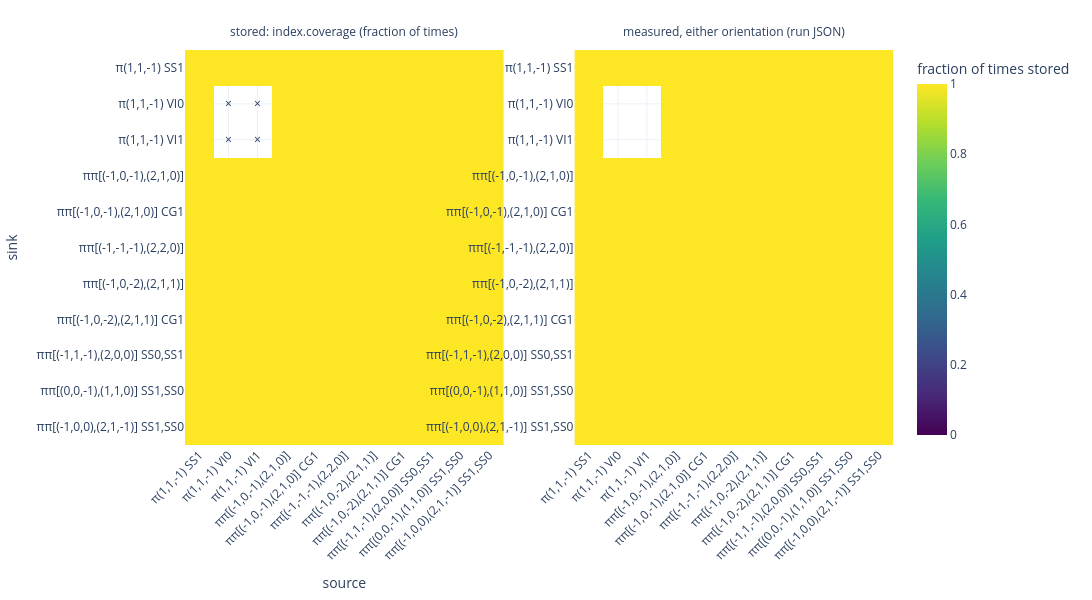

Write notebook code for a chart like this one.
### Markdown cell above
### Coverage: which cells could a matrix read?

`index.coverage(ops)` answers, per time and cell, whether `matrix()` would find that
cell: the same key-form rules and Hermitian completion, but no samples read. Compare
with what the extraction run says was *measured* (`measured_orientation_snk_src`):
Sigmond's `HermMat` records keep one orientation per pair, so a pair with neither
orientation measured cannot be stored at all.

### Code cell
cov = index.coverage(ALL_OPS)            # bool xarray (time, sink, source); nothing read
print(cov.dims, cov.shape, "| key form:", cov.attrs["key_form"], "| times", int(cov.time[0]), "..", int(cov.time[-1]))

measured = np.array(RUN_META["measured_orientation_snk_src"])
either = (measured + measured.T) > 0
ticks = [o.compact_str for o in ALL_OPS]

fig = slp.figure(1, 2, figsize=(15, 6))
plot_coverage(cov, labels="short", axes=fig.axes(0, 0), title="stored: index.coverage (fraction of times)")
right = fig.axes(0, 1)
right.heatmap(np.where(either, 1.0, np.nan), cmap="viridis", vmin=0, vmax=1, origin="upper", colorbar=False)
right.ticks("x", range(n), ticks, rotation=45)
right.ticks("y", range(n), ticks)
right.set(title="measured, either orientation (run JSON)")
show(fig)
print("coverage agrees with the run's record:", np.array_equal(cov.values.any(axis=0), either))

### Figure 1 — Plotly figure (JSON) as saved in the notebook; plotly's stock layout.template omitted (floating-point values rounded to 4 significant figures)
{"data": [{"colorbar": {"title": {"text": "fraction of times stored"}}, "colorscale": [[0, "#440154"], [0.1111, "#482878"], [0.2222, "#3e4989"], [0.3333, "#31688e"], [0.4444, "#26828e"], [0.5556, "#1f9e89"], [0.6667, "#35b779"], [0.7778, "#6ece58"], [0.8889, "#b5de2b"], [1, "#fde725"]], "hoverinfo": "text", "showscale": true, "text": [["pion P=(1,1,-1) Ep_2 SS_1<br>pion P=(1,1,-1) Ep_2 SS_1<br>40/40 times: 1..40", "pion P=(1,1,-1) Ep_2 SS_1<br>pion P=(1,1,-1) Ep_2 VI_0<br>40/40 times: 1..40", "pion P=(1,1,-1) Ep_2 SS_1<br>pion P=(1,1,-1) Ep_2 VI_1<br>40/40 times: 1..40", "pion P=(1,1,-1) Ep_2 SS_1<br>isotriplet_pion_pion Ep_2 [P=(-1,0,-1) A2m SS_0] [P=(2,1,0) A2m SS_0]<br>40/40 times: 1..40", "pion P=(1,1,-1) Ep_2 SS_1<br>isotriplet_pion_pion Ep_2 CG_1 [P=(-1,0,-1) A2m SS_0] [P=(2,1,0) A2m SS_0]<br>40/40 times: 1..40", "pion P=(1,1,-1) Ep_2 SS_1<br>isotriplet_pion_pion Ep_2 [P=(-1,-1,-1) A2m SS_0] [P=(2,2,0) A2m SS_0]<br>40/40 times: 1..40", "pion P=(1,1,-1) Ep_2 SS_1<br>isotriplet_pion_pion Ep_2 [P=(-1,0,-2) A2m SS_0] [P=(2,1,1) A2m SS_0]<br>40/40 times: 1..40", "pion P=(1,1,-1) Ep_2 SS_1<br>isotriplet_pion_pion Ep_2 CG_1 [P=(-1,0,-2) A2m SS_0] [P=(2,1,1) A2m SS_0]<br>40/40 times: 1..40", "pion P=(1,1,-1) Ep_2 SS_1<br>isotriplet_pion_pion Ep_2 [P=(-1,1,-1) A2m SS_0] [P=(2,0,0) A2m SS_1]<br>40/40 times: 1..40", "pion P=(1,1,-1) Ep_2 SS_1<br>isotriplet_pion_pion Ep_2 [P=(0,0,-1) A2m SS_1] [P=(1,1,0) A2m SS_0]<br>40/40 times: 1..40", "pion P=(1,1,-1) Ep_2 SS_1<br>isotriplet_pion_pion Ep_2 [P=(-1,0,0) A2m SS_1] [P=(2,1,-1) A2m SS_0]<br>40/40 times: 1..40"], ["pion P=(1,1,-1) Ep_2 VI_0<br>pion P=(1,1,-1) Ep_2 SS_1<br>40/40 times: 1..40", "pion P=(1,1,-1) Ep_2 VI_0<br>pion P=(1,1,-1) Ep_2 VI_0<br>0/40 times: none", "pion P=(1,1,-1) Ep_2 VI_0<br>pion P=(1,1,-1) Ep_2 VI_1<br>0/40 times: none", "pion P=(1,1,-1) Ep_2 VI_0<br>isotriplet_pion_pion Ep_2 [P=(-1,0,-1) A2m SS_0] [P=(2,1,0) A2m SS_0]<br>40/40 times: 1..40", "pion P=(1,1,-1) Ep_2 VI_0<br>isotriplet_pion_pion Ep_2 CG_1 [P=(-1,0,-1) A2m SS_0] [P=(2,1,0) A2m SS_0]<br>40/40 times: 1..40", "pion P=(1,1,-1) Ep_2 VI_0<br>isotriplet_pion_pion Ep_2 [P=(-1,-1,-1) A2m SS_0] [P=(2,2,0) A2m SS_0]<br>40/40 times: 1..40", "pion P=(1,1,-1) Ep_2 VI_0<br>isotriplet_pion_pion Ep_2 [P=(-1,0,-2) A2m SS_0] [P=(2,1,1) A2m SS_0]<br>40/40 times: 1..40", "pion P=(1,1,-1) Ep_2 VI_0<br>isotriplet_pion_pion Ep_2 CG_1 [P=(-1,0,-2) A2m SS_0] [P=(2,1,1) A2m SS_0]<br>40/40 times: 1..40", "pion P=(1,1,-1) Ep_2 VI_0<br>isotriplet_pion_pion Ep_2 [P=(-1,1,-1) A2m SS_0] [P=(2,0,0) A2m SS_1]<br>40/40 times: 1..40", "pion P=(1,1,-1) Ep_2 VI_0<br>isotriplet_pion_pion Ep_2 [P=(0,0,-1) A2m SS_1] [P=(1,1,0) A2m SS_0]<br>40/40 times: 1..40", "pion P=(1,1,-1) Ep_2 VI_0<br>isotriplet_pion_pion Ep_2 [P=(-1,0,0) A2m SS_1] [P=(2,1,-1) A2m SS_0]<br>40/40 times: 1..40"], ["pion P=(1,1,-1) Ep_2 VI_1<br>pion P=(1,1,-1) Ep_2 SS_1<br>40/40 times: 1..40", "pion P=(1,1,-1) Ep_2 VI_1<br>pion P=(1,1,-1) Ep_2 VI_0<br>0/40 times: none", "pion P=(1,1,-1) Ep_2 VI_1<br>pion P=(1,1,-1) Ep_2 VI_1<br>0/40 times: none", "pion P=(1,1,-1) Ep_2 VI_1<br>isotriplet_pion_pion Ep_2 [P=(-1,0,-1) A2m SS_0] [P=(2,1,0) A2m SS_0]<br>40/40 times: 1..40", "pion P=(1,1,-1) Ep_2 VI_1<br>isotriplet_pion_pion Ep_2 CG_1 [P=(-1,0,-1) A2m SS_0] [P=(2,1,0) A2m SS_0]<br>40/40 times: 1..40", "pion P=(1,1,-1) Ep_2 VI_1<br>isotriplet_pion_pion Ep_2 [P=(-1,-1,-1) A2m SS_0] [P=(2,2,0) A2m SS_0]<br>40/40 times: 1..40", "pion P=(1,1,-1) Ep_2 VI_1<br>isotriplet_pion_pion Ep_2 [P=(-1,0,-2) A2m SS_0] [P=(2,1,1) A2m SS_0]<br>40/40 times: 1..40", "pion P=(1,1,-1) Ep_2 VI_1<br>isotriplet_pion_pion Ep_2 CG_1 [P=(-1,0,-2) A2m SS_0] [P=(2,1,1) A2m SS_0]<br>40/40 times: 1..40", "pion P=(1,1,-1) Ep_2 VI_1<br>isotriplet_pion_pion Ep_2 [P=(-1,1,-1) A2m SS_0] [P=(2,0,0) A2m SS_1]<br>40/40 times: 1..40", "pion P=(1,1,-1) Ep_2 VI_1<br>isotriplet_pion_pion Ep_2 [P=(0,0,-1) A2m SS_1] [P=(1,1,0) A2m SS_0]<br>40/40 times: 1..40", "pion P=(1,1,-1) Ep_2 VI_1<br>isotriplet_pion_pion Ep_2 [P=(-1,0,0) A2m SS_1] [P=(2,1,-1) A2m SS_0]<br>40/40 times: 1..40"], ["isotriplet_pion_pion Ep_2 [P=(-1,0,-1) A2m SS_0] [P=(2,1,0) A2m SS_0]<br>pion P=(1,1,-1) Ep_2 SS_1<br>40/40 times: 1..40", "isotriplet_pion_pion Ep_2 [P=(-1,0,-1) A2m SS_0] [P=(2,1,0) A2m SS_0]<br>pion P=(1,1,-1) Ep_2 VI_0<br>40/40 times: 1..40", "isotriplet_pion_pion Ep_2 [P=(-1,0,-1) A2m SS_0] [P=(2,1,0) A2m SS_0]<br>pion P=(1,1,-1) Ep_2 VI_1<br>40/40 times: 1..40", "isotriplet_pion_pion Ep_2 [P=(-1,0,-1) A2m SS_0] [P=(2,1,0) A2m SS_0]<br>isotriplet_pion_pion Ep_2 [P=(-1,0,-1) A2m SS_0] [P=(2,1,0) A2m SS_0]<br>40/40 times: 1..40", "isotriplet_pion_pion Ep_2 [P=(-1,0,-1) A2m SS_0] [P=(2,1,0) A2m SS_0]<br>isotriplet_pion_pion Ep_2 CG_1 [P=(-1,0,-1) A2m SS_0] [P=(2,1,0) A2m SS_0]<br>40/40 times: 1..40", "isotriplet_pion_pion Ep_2 [P=(-1,0,-1) A2m SS_0] [P=(2,1,0) A2m SS_0]<br>isotriplet_pion_pion Ep_2 [P=(-1,-1,-1) A2m SS_0] [P=(2,2,0) A2m SS_0]<br>40/40 times: 1..40", "isotriplet_pion_pion Ep_2 [P=(-1,0,-1) A2m SS_0] [P=(2,1,0) A2m SS_0]<br>isotriplet_pion_pion Ep_2 [P=(-1,0,-2) A2m SS_0] [P=(2,1,1) A2m SS_0]<br>40/40 times: 1..40", "isotriplet_pion_pion Ep_2 [P=(-1,0,-1) A2m SS_0] [P=(2,1,0) A2m SS_0]<br>isotriplet_pion_pion Ep_2 CG_1 [P=(-1,0,-2) A2m SS_0] [P=(2,1,1) A2m SS_0]<br>40/40 times: 1..40", "isotriplet_pion_pion Ep_2 [P=(-1,0,-1) A2m SS_0] [P=(2,1,0) A2m SS_0]<br>isotriplet_pion_pion Ep_2 [P=(-1,1,-1) A2m SS_0] [P=(2,0,0) A2m SS_1]<br>40/40 times: 1..40", "isotriplet_pion_pion Ep_2 [P=(-1,0,-1) A2m SS_0] [P=(2,1,0) A2m SS_0]<br>isotriplet_pion_pion Ep_2 [P=(0,0,-1) A2m SS_1] [P=(1,1,0) A2m SS_0]<br>40/40 times: 1..40", "isotriplet_pion_pion Ep_2 [P=(-1,0,-1) A2m SS_0] [P=(2,1,0) A2m SS_0]<br>isotriplet_pion_pion Ep_2 [P=(-1,0,0) A2m SS_1] [P=(2,1,-1) A2m SS_0]<br>40/40 times: 1..40"], ["isotriplet_pion_pion Ep_2 CG_1 [P=(-1,0,-1) A2m SS_0] [P=(2,1,0) A2m SS_0]<br>pion P=(1,1,-1) Ep_2 SS_1<br>40/40 times: 1..40", "isotriplet_pion_pion Ep_2 CG_1 [P=(-1,0,-1) A2m SS_0] [P=(2,1,0) A2m SS_0]<br>pion P=(1,1,-1) Ep_2 VI_0<br>40/40 times: 1..40", "isotriplet_pion_pion Ep_2 CG_1 [P=(-1,0,-1) A2m SS_0] [P=(2,1,0) A2m SS_0]<br>pion P=(1,1,-1) Ep_2 VI_1<br>40/40 times: 1..40", "isotriplet_pion_pion Ep_2 CG_1 [P=(-1,0,-1) A2m SS_0] [P=(2,1,0) A2m SS_0]<br>isotriplet_pion_pion Ep_2 [P=(-1,0,-1) A2m SS_0] [P=(2,1,0) A2m SS_0]<br>40/40 times: 1..40", "isotriplet_pion_pion Ep_2 CG_1 [P=(-1,0,-1) A2m SS_0] [P=(2,1,0) A2m SS_0]<br>isotriplet_pion_pion Ep_2 CG_1 [P=(-1,0,-1) A2m SS_0] [P=(2,1,0) A2m SS_0]<br>40/40 times: 1..40", "isotriplet_pion_pion Ep_2 CG_1 [P=(-1,0,-1) A2m SS_0] [P=(2,1,0) A2m SS_0]<br>isotriplet_pion_pion Ep_2 [P=(-1,-1,-1) A2m SS_0] [P=(2,2,0) A2m SS_0]<br>40/40 times: 1..40", "isotriplet_pion_pion Ep_2 CG_1 [P=(-1,0,-1) A2m SS_0] [P=(2,1,0) A2m SS_0]<br>isotriplet_pion_pion Ep_2 [P=(-1,0,-2) A2m SS_0] [P=(2,1,1) A2m SS_0]<br>40/40 times: 1..40", "isotriplet_pion_pion Ep_2 CG_1 [P=(-1,0,-1) A2m SS_0] [P=(2,1,0) A2m SS_0]<br>isotriplet_pion_pion Ep_2 CG_1 [P=(-1,0,-2) A2m SS_0] [P=(2,1,1) A2m SS_0]<br>40/40 times: 1..40", "isotriplet_pion_pion Ep_2 CG_1 [P=(-1,0,-1) A2m SS_0] [P=(2,1,0) A2m SS_0]<br>isotriplet_pion_pion Ep_2 [P=(-1,1,-1) A2m SS_0] [P=(2,0,0) A2m SS_1]<br>40/40 times: 1..40", "isotriplet_pion_pion Ep_2 CG_1 [P=(-1,0,-1) A2m SS_0] [P=(2,1,0) A2m SS_0]<br>isotriplet_pion_pion Ep_2 [P=(0,0,-1) A2m SS_1] [P=(1,1,0) A2m SS_0]<br>40/40 times: 1..40", "isotriplet_pion_pion Ep_2 CG_1 [P=(-1,0,-1) A2m SS_0] [P=(2,1,0) A2m SS_0]<br>isotriplet_pion_pion Ep_2 [P=(-1,0,0) A2m SS_1] [P=(2,1,-1) A2m SS_0]<br>40/40 times: 1..40"], ["isotriplet_pion_pion Ep_2 [P=(-1,-1,-1) A2m SS_0] [P=(2,2,0) A2m SS_0]<br>pion P=(1,1,-1) Ep_2 SS_1<br>40/40 times: 1..40", "isotriplet_pion_pion Ep_2 [P=(-1,-1,-1) A2m SS_0] [P=(2,2,0) A2m SS_0]<br>pion P=(1,1,-1) Ep_2 VI_0<br>40/40 times: 1..40", "isotriplet_pion_pion Ep_2 [P=(-1,-1,-1) A2m SS_0] [P=(2,2,0) A2m SS_0]<br>pion P=(1,1,-1) Ep_2 VI_1<br>40/40 times: 1..40", "isotriplet_pion_pion Ep_2 [P=(-1,-1,-1) A2m SS_0] [P=(2,2,0) A2m SS_0]<br>isotriplet_pion_pion Ep_2 [P=(-1,0,-1) A2m SS_0] [P=(2,1,0) A2m SS_0]<br>40/40 times: 1..40", "isotriplet_pion_pion Ep_2 [P=(-1,-1,-1) A2m SS_0] [P=(2,2,0) A2m SS_0]<br>isotriplet_pion_pion Ep_2 CG_1 [P=(-1,0,-1) A2m SS_0] [P=(2,1,0) A2m SS_0]<br>40/40 times: 1..40", "isotriplet_pion_pion Ep_2 [P=(-1,-1,-1) A2m SS_0] [P=(2,2,0) A2m SS_0]<br>isotriplet_pion_pion Ep_2 [P=(-1,-1,-1) A2m SS_0] [P=(2,2,0) A2m SS_0]<br>40/40 times: 1..40", "isotriplet_pion_pion Ep_2 [P=(-1,-1,-1) A2m SS_0] [P=(2,2,0) A2m SS_0]<br>isotriplet_pion_pion Ep_2 [P=(-1,0,-2) A2m SS_0] [P=(2,1,1) A2m SS_0]<br>40/40 times: 1..40", "isotriplet_pion_pion Ep_2 [P=(-1,-1,-1) A2m SS_0] [P=(2,2,0) A2m SS_0]<br>isotriplet_pion_pion Ep_2 CG_1 [P=(-1,0,-2) A2m SS_0] [P=(2,1,1) A2m SS_0]<br>40/40 times: 1..40", "isotriplet_pion_pion Ep_2 [P=(-1,-1,-1) A2m SS_0] [P=(2,2,0) A2m SS_0]<br>isotriplet_pion_pion Ep_2 [P=(-1,1,-1) A2m SS_0] [P=(2,0,0) A2m SS_1]<br>40/40 times: 1..40", "isotriplet_pion_pion Ep_2 [P=(-1,-1,-1) A2m SS_0] [P=(2,2,0) A2m SS_0]<br>isotriplet_pion_pion Ep_2 [P=(0,0,-1) A2m SS_1] [P=(1,1,0) A2m SS_0]<br>40/40 times: 1..40", "isotriplet_pion_pion Ep_2 [P=(-1,-1,-1) A2m SS_0] [P=(2,2,0) A2m SS_0]<br>isotriplet_pion_pion Ep_2 [P=(-1,0,0) A2m SS_1] [P=(2,1,-1) A2m SS_0]<br>40/40 times: 1..40"], ["isotriplet_pion_pion Ep_2 [P=(-1,0,-2) A2m SS_0] [P=(2,1,1) A2m SS_0]<br>pion P=(1,1,-1) Ep_2 SS_1<br>40/40 times: 1..40", "isotriplet_pion_pion Ep_2 [P=(-1,0,-2) A2m SS_0] [P=(2,1,1) A2m SS_0]<br>pion P=(1,1,-1) Ep_2 VI_0<br>40/40 times: 1..40", "isotriplet_pion_pion Ep_2 [P=(-1,0,-2) A2m SS_0] [P=(2,1,1) A2m SS_0]<br>pion P=(1,1,-1) Ep_2 VI_1<br>40/40 times: 1..40", "isotriplet_pion_pion Ep_2 [P=(-1,0,-2) A2m SS_0] [P=(2,1,1) A2m SS_0]<br>isotriplet_pion_pion Ep_2 [P=(-1,0,-1) A2m SS_0] [P=(2,1,0) A2m SS_0]<br>40/40 times: 1..40", "isotriplet_pion_pion Ep_2 [P=(-1,0,-2) A2m SS_0] [P=(2,1,1) A2m SS_0]<br>isotriplet_pion_pion Ep_2 CG_1 [P=(-1,0,-1) A2m SS_0] [P=(2,1,0) A2m SS_0]<br>40/40 times: 1..40", "isotriplet_pion_pion Ep_2 [P=(-1,0,-2) A2m SS_0] [P=(2,1,1) A2m SS_0]<br>isotriplet_pion_pion Ep_2 [P=(-1,-1,-1) A2m SS_0] [P=(2,2,0) A2m SS_0]<br>40/40 times: 1..40", "isotriplet_pion_pion Ep_2 [P=(-1,0,-2) A2m SS_0] [P=(2,1,1) A2m SS_0]<br>isotriplet_pion_pion Ep_2 [P=(-1,0,-2) A2m SS_0] [P=(2,1,1) A2m SS_0]<br>40/40 times: 1..40", "isotriplet_pion_pion Ep_2 [P=(-1,0,-2) A2m SS_0] [P=(2,1,1) A2m SS_0]<br>isotriplet_pion_pion Ep_2 CG_1 [P=(-1,0,-2) A2m SS_0] [P=(2,1,1) A2m SS_0]<br>40/40 times: 1..40", "isotriplet_pion_pion Ep_2 [P=(-1,0,-2) A2m SS_0] [P=(2,1,1) A2m SS_0]<br>isotriplet_pion_pion Ep_2 [P=(-1,1,-1) A2m SS_0] [P=(2,0,0) A2m SS_1]<br>40/40 times: 1..40", "isotriplet_pion_pion Ep_2 [P=(-1,0,-2) A2m SS_0] [P=(2,1,1) A2m SS_0]<br>isotriplet_pion_pion Ep_2 [P=(0,0,-1) A2m SS_1] [P=(1,1,0) A2m SS_0]<br>40/40 times: 1..40", "isotriplet_pion_pion Ep_2 [P=(-1,0,-2) A2m SS_0] [P=(2,1,1) A2m SS_0]<br>isotriplet_pion_pion Ep_2 [P=(-1,0,0) A2m SS_1] [P=(2,1,-1) A2m SS_0]<br>40/40 times: 1..40"], ["isotriplet_pion_pion Ep_2 CG_1 [P=(-1,0,-2) A2m SS_0] [P=(2,1,1) A2m SS_0]<br>pion P=(1,1,-1) Ep_2 SS_1<br>40/40 times: 1..40", "isotriplet_pion_pion Ep_2 CG_1 [P=(-1,0,-2) A2m SS_0] [P=(2,1,1) A2m SS_0]<br>pion P=(1,1,-1) Ep_2 VI_0<br>40/40 times: 1..40", "isotriplet_pion_pion Ep_2 CG_1 [P=(-1,0,-2) A2m SS_0] [P=(2,1,1) A2m SS_0]<br>pion P=(1,1,-1) Ep_2 VI_1<br>40/40 times: 1..40", "isotriplet_pion_pion Ep_2 CG_1 [P=(-1,0,-2) A2m SS_0] [P=(2,1,1) A2m SS_0]<br>isotriplet_pion_pion Ep_2 [P=(-1,0,-1) A2m SS_0] [P=(2,1,0) A2m SS_0]<br>40/40 times: 1..40", "isotriplet_pion_pion Ep_2 CG_1 [P=(-1,0,-2) A2m SS_0] [P=(2,1,1) A2m SS_0]<br>isotriplet_pion_pion Ep_2 CG_1 [P=(-1,0,-1) A2m SS_0] [P=(2,1,0) A2m SS_0]<br>40/40 times: 1..40", "isotriplet_pion_pion Ep_2 CG_1 [P=(-1,0,-2) A2m SS_0] [P=(2,1,1) A2m SS_0]<br>isotriplet_pion_pion Ep_2 [P=(-1,-1,-1) A2m SS_0] [P=(2,2,0) A2m SS_0]<br>40/40 times: 1..40", "isotriplet_pion_pion Ep_2 CG_1 [P=(-1,0,-2) A2m SS_0] [P=(2,1,1) A2m SS_0]<br>isotriplet_pion_pion Ep_2 [P=(-1,0,-2) A2m SS_0] [P=(2,1,1) A2m SS_0]<br>40/40 times: 1..40", "isotriplet_pion_pion Ep_2 CG_1 [P=(-1,0,-2) A2m SS_0] [P=(2,1,1) A2m SS_0]<br>isotriplet_pion_pion Ep_2 CG_1 [P=(-1,0,-2) A2m SS_0] [P=(2,1,1) A2m SS_0]<br>40/40 times: 1..40", "isotriplet_pion_pion Ep_2 CG_1 [P=(-1,0,-2) A2m SS_0] [P=(2,1,1) A2m SS_0]<br>isotriplet_pion_pion Ep_2 [P=(-1,1,-1) A2m SS_0] [P=(2,0,0) A2m SS_1]<br>40/40 times: 1..40", "isotriplet_pion_pion Ep_2 CG_1 [P=(-1,0,-2) A2m SS_0] [P=(2,1,1) A2m SS_0]<br>isotriplet_pion_pion Ep_2 [P=(0,0,-1) A2m SS_1] [P=(1,1,0) A2m SS_0]<br>40/40 times: 1..40", "isotriplet_pion_pion Ep_2 CG_1 [P=(-1,0,-2) A2m SS_0] [P=(2,1,1) A2m SS_0]<br>isotriplet_pion_pion Ep_2 [P=(-1,0,0) A2m SS_1] [P=(2,1,-1) A2m SS_0]<br>40/40 times: 1..40"], ["isotriplet_pion_pion Ep_2 [P=(-1,1,-1) A2m SS_0] [P=(2,0,0) A2m SS_1]<br>pion P=(1,1,-1) Ep_2 SS_1<br>40/40 times: 1..40", "isotriplet_pion_pion Ep_2 [P=(-1,1,-1) A2m SS_0] [P=(2,0,0) A2m SS_1]<br>pion P=(1,1,-1) Ep_2 VI_0<br>40/40 times: 1..40", "isotriplet_pion_pion Ep_2 [P=(-1,1,-1) A2m SS_0] [P=(2,0,0) A2m SS_1]<br>pion P=(1,1,-1) Ep_2 VI_1<br>40/40 times: 1..40", "isotriplet_pion_pion Ep_2 [P=(-1,1,-1) A2m SS_0] [P=(2,0,0) A2m SS_1]<br>isotriplet_pion_pion Ep_2 [P=(-1,0,-1) A2m SS_0] [P=(2,1,0) A2m SS_0]<br>40/40 times: 1..40", "isotriplet_pion_pion Ep_2 [P=(-1,1,-1) A2m SS_0] [P=(2,0,0) A2m SS_1]<br>isotriplet_pion_pion Ep_2 CG_1 [P=(-1,0,-1) A2m SS_0] [P=(2,1,0) A2m SS_0]<br>40/40 times: 1..40", "isotriplet_pion_pion Ep_2 [P=(-1,1,-1) A2m SS_0] [P=(2,0,0) A2m SS_1]<br>isotriplet_pion_pion Ep_2 [P=(-1,-1,-1) A2m SS_0] [P=(2,2,0) A2m SS_0]<br>40/40 times: 1..40", "isotriplet_pion_pion Ep_2 [P=(-1,1,-1) A2m SS_0] [P=(2,0,0) A2m SS_1]<br>isotriplet_pion_pion Ep_2 [P=(-1,0,-2) A2m SS_0] [P=(2,1,1) A2m SS_0]<br>40/40 times: 1..40", "isotriplet_pion_pion Ep_2 [P=(-1,1,-1) A2m SS_0] [P=(2,0,0) A2m SS_1]<br>isotriplet_pion_pion Ep_2 CG_1 [P=(-1,0,-2) A2m SS_0] [P=(2,1,1) A2m SS_0]<br>40/40 times: 1..40", "isotriplet_pion_pion Ep_2 [P=(-1,1,-1) A2m SS_0] [P=(2,0,0) A2m SS_1]<br>isotriplet_pion_pion Ep_2 [P=(-1,1,-1) A2m SS_0] [P=(2,0,0) A2m SS_1]<br>40/40 times: 1..40", "isotriplet_pion_pion Ep_2 [P=(-1,1,-1) A2m SS_0] [P=(2,0,0) A2m SS_1]<br>isotriplet_pion_pion Ep_2 [P=(0,0,-1) A2m SS_1] [P=(1,1,0) A2m SS_0]<br>40/40 times: 1..40", "isotriplet_pion_pion Ep_2 [P=(-1,1,-1) A2m SS_0] [P=(2,0,0) A2m SS_1]<br>isotriplet_pion_pion Ep_2 [P=(-1,0,0) A2m SS_1] [P=(2,1,-1) A2m SS_0]<br>40/40 times: 1..40"], ["isotriplet_pion_pion Ep_2 [P=(0,0,-1) A2m SS_1] [P=(1,1,0) A2m SS_0]<br>pion P=(1,1,-1) Ep_2 SS_1<br>40/40 times: 1..40", "isotriplet_pion_pion Ep_2 [P=(0,0,-1) A2m SS_1] [P=(1,1,0) A2m SS_0]<br>pion P=(1,1,-1) Ep_2 VI_0<br>40/40 times: 1..40", "isotriplet_pion_pion Ep_2 [P=(0,0,-1) A2m SS_1] [P=(1,1,0) A2m SS_0]<br>pion P=(1,1,-1) Ep_2 VI_1<br>40/40 times: 1..40", "isotriplet_pion_pion Ep_2 [P=(0,0,-1) A2m SS_1] [P=(1,1,0) A2m SS_0]<br>isotriplet_pion_pion Ep_2 [P=(-1,0,-1) A2m SS_0] [P=(2,1,0) A2m SS_0]<br>40/40 times: 1..40", "isotriplet_pion_pion Ep_2 [P=(0,0,-1) A2m SS_1] [P=(1,1,0) A2m SS_0]<br>isotriplet_pion_pion Ep_2 CG_1 [P=(-1,0,-1) A2m SS_0] [P=(2,1,0) A2m SS_0]<br>40/40 times: 1..40", "isotriplet_pion_pion Ep_2 [P=(0,0,-1) A2m SS_1] [P=(1,1,0) A2m SS_0]<br>isotriplet_pion_pion Ep_2 [P=(-1,-1,-1) A2m SS_0] [P=(2,2,0) A2m SS_0]<br>40/40 times: 1..40", "isotriplet_pion_pion Ep_2 [P=(0,0,-1) A2m SS_1] [P=(1,1,0) A2m SS_0]<br>isotriplet_pion_pion Ep_2 [P=(-1,0,-2) A2m SS_0] [P=(2,1,1) A2m SS_0]<br>40/40 times: 1..40", "isotriplet_pion_pion Ep_2 [P=(0,0,-1) A2m SS_1] [P=(1,1,0) A2m SS_0]<br>isotriplet_pion_pion Ep_2 CG_1 [P=(-1,0,-2) A2m SS_0] [P=(2,1,1) A2m SS_0]<br>40/40 times: 1..40", "isotriplet_pion_pion Ep_2 [P=(0,0,-1) A2m SS_1] [P=(1,1,0) A2m SS_0]<br>isotriplet_pion_pion Ep_2 [P=(-1,1,-1) A2m SS_0] [P=(2,0,0) A2m SS_1]<br>40/40 times: 1..40", "isotriplet_pion_pion Ep_2 [P=(0,0,-1) A2m SS_1] [P=(1,1,0) A2m SS_0]<br>isotriplet_pion_pion Ep_2 [P=(0,0,-1) A2m SS_1] [P=(1,1,0) A2m SS_0]<br>40/40 times: 1..40", "isotriplet_pion_pion Ep_2 [P=(0,0,-1) A2m SS_1] [P=(1,1,0) A2m SS_0]<br>isotriplet_pion_pion Ep_2 [P=(-1,0,0) A2m SS_1] [P=(2,1,-1) A2m SS_0]<br>40/40 times: 1..40"], ["isotriplet_pion_pion Ep_2 [P=(-1,0,0) A2m SS_1] [P=(2,1,-1) A2m SS_0]<br>pion P=(1,1,-1) Ep_2 SS_1<br>40/40 times: 1..40", "isotriplet_pion_pion Ep_2 [P=(-1,0,0) A2m SS_1] [P=(2,1,-1) A2m SS_0]<br>pion P=(1,1,-1) Ep_2 VI_0<br>40/40 times: 1..40", "isotriplet_pion_pion Ep_2 [P=(-1,0,0) A2m SS_1] [P=(2,1,-1) A2m SS_0]<br>pion P=(1,1,-1) Ep_2 VI_1<br>40/40 times: 1..40", "isotriplet_pion_pion Ep_2 [P=(-1,0,0) A2m SS_1] [P=(2,1,-1) A2m SS_0]<br>isotriplet_pion_pion Ep_2 [P=(-1,0,-1) A2m SS_0] [P=(2,1,0) A2m SS_0]<br>40/40 times: 1..40", "isotriplet_pion_pion Ep_2 [P=(-1,0,0) A2m SS_1] [P=(2,1,-1) A2m SS_0]<br>isotriplet_pion_pion Ep_2 CG_1 [P=(-1,0,-1) A2m SS_0] [P=(2,1,0) A2m SS_0]<br>40/40 times: 1..40", "isotriplet_pion_pion Ep_2 [P=(-1,0,0) A2m SS_1] [P=(2,1,-1) A2m SS_0]<br>isotriplet_pion_pion Ep_2 [P=(-1,-1,-1) A2m SS_0] [P=(2,2,0) A2m SS_0]<br>40/40 times: 1..40", "isotriplet_pion_pion Ep_2 [P=(-1,0,0) A2m SS_1] [P=(2,1,-1) A2m SS_0]<br>isotriplet_pion_pion Ep_2 [P=(-1,0,-2) A2m SS_0] [P=(2,1,1) A2m SS_0]<br>40/40 times: 1..40", "isotriplet_pion_pion Ep_2 [P=(-1,0,0) A2m SS_1] [P=(2,1,-1) A2m SS_0]<br>isotriplet_pion_pion Ep_2 CG_1 [P=(-1,0,-2) A2m SS_0] [P=(2,1,1) A2m SS_0]<br>40/40 times: 1..40", "isotriplet_pion_pion Ep_2 [P=(-1,0,0) A2m SS_1] [P=(2,1,-1) A2m SS_0]<br>isotriplet_pion_pion Ep_2 [P=(-1,1,-1) A2m SS_0] [P=(2,0,0) A2m SS_1]<br>40/40 times: 1..40", "isotriplet_pion_pion Ep_2 [P=(-1,0,0) A2m SS_1] [P=(2,1,-1) A2m SS_0]<br>isotriplet_pion_pion Ep_2 [P=(0,0,-1) A2m SS_1] [P=(1,1,0) A2m SS_0]<br>40/40 times: 1..40", "isotriplet_pion_pion Ep_2 [P=(-1,0,0) A2m SS_1] [P=(2,1,-1) A2m SS_0]<br>isotriplet_pion_pion Ep_2 [P=(-1,0,0) A2m SS_1] [P=(2,1,-1) A2m SS_0]<br>40/40 times: 1..40"]], "type": "heatmap", "xaxis": "x", "yaxis": "y", "z": [[1.0, 1.0, 1.0, 1.0, 1.0, 1.0, 1.0, 1.0, 1.0, 1.0, 1.0], [1.0, NaN, NaN, 1.0, 1.0, 1.0, 1.0, 1.0, 1.0, 1.0, 1.0], [1.0, NaN, NaN, 1.0, 1.0, 1.0, 1.0, 1.0, 1.0, 1.0, 1.0], [1.0, 1.0, 1.0, 1.0, 1.0, 1.0, 1.0, 1.0, 1.0, 1.0, 1.0], [1.0, 1.0, 1.0, 1.0, 1.0, 1.0, 1.0, 1.0, 1.0, 1.0, 1.0], [1.0, 1.0, 1.0, 1.0, 1.0, 1.0, 1.0, 1.0, 1.0, 1.0, 1.0], [1.0, 1.0, 1.0, 1.0, 1.0, 1.0, 1.0, 1.0, 1.0, 1.0, 1.0], [1.0, 1.0, 1.0, 1.0, 1.0, 1.0, 1.0, 1.0, 1.0, 1.0, 1.0], [1.0, 1.0, 1.0, 1.0, 1.0, 1.0, 1.0, 1.0, 1.0, 1.0, 1.0], [1.0, 1.0, 1.0, 1.0, 1.0, 1.0, 1.0, 1.0, 1.0, 1.0, 1.0], [1.0, 1.0, 1.0, 1.0, 1.0, 1.0, 1.0, 1.0, 1.0, 1.0, 1.0]], "zmax": 1, "zmin": 0}, {"colorscale": [[0, "#440154"], [0.1111, "#482878"], [0.2222, "#3e4989"], [0.3333, "#31688e"], [0.4444, "#26828e"], [0.5556, "#1f9e89"], [0.6667, "#35b779"], [0.7778, "#6ece58"], [0.8889, "#b5de2b"], [1, "#fde725"]], "showscale": false, "type": "heatmap", "xaxis": "x2", "yaxis": "y2", "z": [[1.0, 1.0, 1.0, 1.0, 1.0, 1.0, 1.0, 1.0, 1.0, 1.0, 1.0], [1.0, NaN, NaN, 1.0, 1.0, 1.0, 1.0, 1.0, 1.0, 1.0, 1.0], [1.0, NaN, NaN, 1.0, 1.0, 1.0, 1.0, 1.0, 1.0, 1.0, 1.0], [1.0, 1.0, 1.0, 1.0, 1.0, 1.0, 1.0, 1.0, 1.0, 1.0, 1.0], [1.0, 1.0, 1.0, 1.0, 1.0, 1.0, 1.0, 1.0, 1.0, 1.0, 1.0], [1.0, 1.0, 1.0, 1.0, 1.0, 1.0, 1.0, 1.0, 1.0, 1.0, 1.0], [1.0, 1.0, 1.0, 1.0, 1.0, 1.0, 1.0, 1.0, 1.0, 1.0, 1.0], [1.0, 1.0, 1.0, 1.0, 1.0, 1.0, 1.0, 1.0, 1.0, 1.0, 1.0], [1.0, 1.0, 1.0, 1.0, 1.0, 1.0, 1.0, 1.0, 1.0, 1.0, 1.0], [1.0, 1.0, 1.0, 1.0, 1.0, 1.0, 1.0, 1.0, 1.0, 1.0, 1.0], [1.0, 1.0, 1.0, 1.0, 1.0, 1.0, 1.0, 1.0, 1.0, 1.0, 1.0]], "zmax": 1, "zmin": 0}], "layout": {"annotations": [{"showarrow": false, "text": "×", "x": 1, "xanchor": "center", "xref": "x", "y": 1, "yanchor": "middle", "yref": "y"}, {"showarrow": false, "text": "×", "x": 2, "xanchor": "center", "xref": "x", "y": 1, "yanchor": "middle", "yref": "y"}, {"showarrow": false, "text": "×", "x": 1, "xanchor": "center", "xref": "x", "y": 2, "yanchor": "middle", "yref": "y"}, {"showarrow": false, "text": "×", "x": 2, "xanchor": "center", "xref": "x", "y": 2, "yanchor": "middle", "yref": "y"}, {"showarrow": false, "text": "stored: index.coverage (fraction of times)", "x": 0.5, "xanchor": "center", "xref": "x domain", "y": 1.02, "yanchor": "bottom", "yref": "y domain"}, {"showarrow": false, "text": "measured, either orientation (run JSON)", "x": 0.5, "xanchor": "center", "xref": "x2 domain", "y": 1.02, "yanchor": "bottom", "yref": "y2 domain"}], "height": 600, "margin": {"b": 60, "l": 70, "r": 30, "t": 50}, "width": 1500, "xaxis": {"anchor": "y", "domain": [0, 0.45], "tickangle": -45, "tickmode": "array", "ticktext": ["π(1,1,-1) SS1", "π(1,1,-1) VI0", "π(1,1,-1) VI1", "ππ[(-1,0,-1),(2,1,0)]", "ππ[(-1,0,-1),(2,1,0)] CG1", "ππ[(-1,-1,-1),(2,2,0)]", "ππ[(-1,0,-2),(2,1,1)]", "ππ[(-1,0,-2),(2,1,1)] CG1", "ππ[(-1,1,-1),(2,0,0)] SS0,SS1", "ππ[(0,0,-1),(1,1,0)] SS1,SS0", "ππ[(-1,0,0),(2,1,-1)] SS1,SS0"], "tickvals": [0, 1, 2, 3, 4, 5, 6, 7, 8, 9, 10], "title": {"text": "source"}}, "xaxis2": {"anchor": "y2", "domain": [0.55, 1], "tickangle": -45, "tickmode": "array", "ticktext": ["π(1,1,-1) SS1", "π(1,1,-1) VI0", "π(1,1,-1) VI1", "ππ[(-1,0,-1),(2,1,0)]", "ππ[(-1,0,-1),(2,1,0)] CG1", "ππ[(-1,-1,-1),(2,2,0)]", "ππ[(-1,0,-2),(2,1,1)]", "ππ[(-1,0,-2),(2,1,1)] CG1", "ππ[(-1,1,-1),(2,0,0)] SS0,SS1", "ππ[(0,0,-1),(1,1,0)] SS1,SS0", "ππ[(-1,0,0),(2,1,-1)] SS1,SS0"], "tickvals": [0, 1, 2, 3, 4, 5, 6, 7, 8, 9, 10]}, "yaxis": {"anchor": "x", "autorange": "reversed", "domain": [0, 1], "tickmode": "array", "ticktext": ["π(1,1,-1) SS1", "π(1,1,-1) VI0", "π(1,1,-1) VI1", "ππ[(-1,0,-1),(2,1,0)]", "ππ[(-1,0,-1),(2,1,0)] CG1", "ππ[(-1,-1,-1),(2,2,0)]", "ππ[(-1,0,-2),(2,1,1)]", "ππ[(-1,0,-2),(2,1,1)] CG1", "ππ[(-1,1,-1),(2,0,0)] SS0,SS1", "ππ[(0,0,-1),(1,1,0)] SS1,SS0", "ππ[(-1,0,0),(2,1,-1)] SS1,SS0"], "tickvals": [0, 1, 2, 3, 4, 5, 6, 7, 8, 9, 10], "title": {"text": "sink"}}, "yaxis2": {"anchor": "x2", "autorange": "reversed", "domain": [0, 1], "tickmode": "array", "ticktext": ["π(1,1,-1) SS1", "π(1,1,-1) VI0", "π(1,1,-1) VI1", "ππ[(-1,0,-1),(2,1,0)]", "ππ[(-1,0,-1),(2,1,0)] CG1", "ππ[(-1,-1,-1),(2,2,0)]", "ππ[(-1,0,-2),(2,1,1)]", "ππ[(-1,0,-2),(2,1,1)] CG1", "ππ[(-1,1,-1),(2,0,0)] SS0,SS1", "ππ[(0,0,-1),(1,1,0)] SS1,SS0", "ππ[(-1,0,0),(2,1,-1)] SS1,SS0"], "tickvals": [0, 1, 2, 3, 4, 5, 6, 7, 8, 9, 10]}}}
